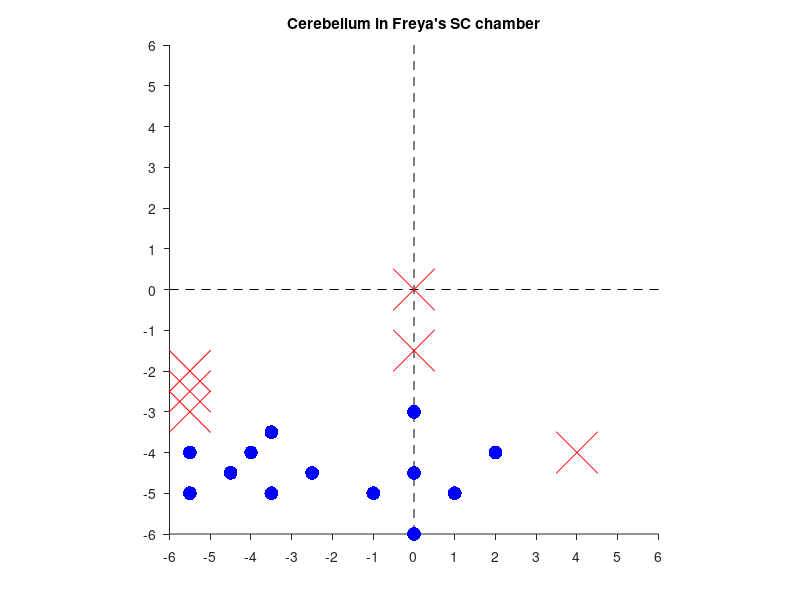

Reproduce this figure in MATLAB.
%% Yasmine El-Shamayleh (7/2015)

% Cerebellum extent in Freya's SC chamber

%% DRIVE COORDS AND LOGICAL [X, Y, L)
% 0: no cerebellum
% 1: cerebellum found


coords =[
    0 -6 1;
    0 -3 1;
    0 -0 0;
    0 -1.5 0;
    -4 -4 1;
    +4 -4 0; 
    +2 -4 1
    -5.5 -5 1;
    -5.5 -2 0;
    -5.5 -3 0;
    -5.5 -4 1;
    -5.5 -2.5 0;
    -3.5 -3.5 1;
    -3.5 -5 1;
    -1 -5 1;
    +1 -5 1;
    0  -4.5 1;
    -2.5 -4.5 1;
    -4.5 -4.5 1];

%% PLOT

figure; hold on; box off; axis square;
plot([0 0],[-6 6],'k--');
plot([-6 6],[0 0],'k--');

for i = 1:length(coords)
    if coords(i,3)==1
        plot(coords(i,1), coords(i,2), 'b.', 'Markersize', 30);
    elseif  coords(i,3)==0
        plot(coords(i,1), coords(i,2), 'rx', 'Markersize', 30);
    end
end

set(gca,'xlim',[-6 6], 'ylim', [-6 6]);
set(gca,'xtick',-6:1:6, 'ytick', -6:1:6, 'tickDir', 'out');




title('Cerebellum in Freya''s SC chamber')
